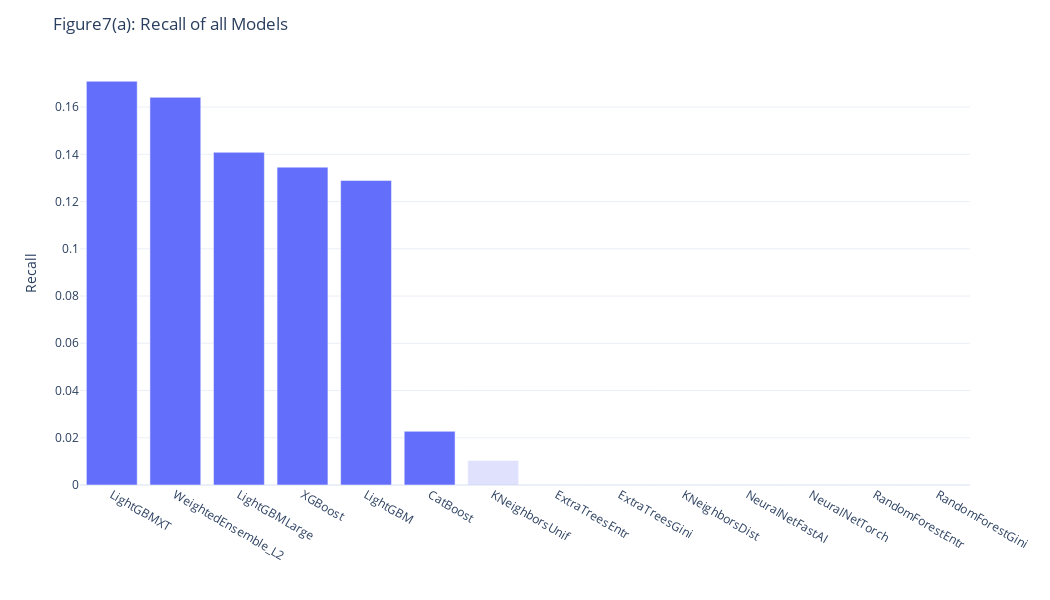

Notebook source saved alongside this figure:
### Markdown cell above
## Experiment1

::: {.panel-tabset}
#### Recall

### Code cell
figs['실험1모델비교REC'].layout['title']['text']='Figure7(a): Recall of all Models'
figs['실험1모델비교REC'].layout['width']=1050
figs['실험1모델비교REC'].layout['height']=600
figs['실험1모델비교REC']

### Figure 1 — Plotly figure (JSON) as saved in the notebook; plotly's stock layout.template omitted (floating-point values rounded to 4 significant figures)
{"data": [{"alignmentgroup": "True", "hovertemplate": "Top6=True<br>Method=%{x}<br>Value=%{y}<extra></extra>", "legendgroup": "True", "marker": {"color": "#636efa", "pattern": {"shape": ""}}, "name": "True", "offsetgroup": "True", "orientation": "v", "showlegend": false, "textposition": "auto", "type": "bar", "x": ["LightGBMXT", "WeightedEnsemble_L2", "LightGBMLarge", "XGBoost", "LightGBM", "CatBoost"], "xaxis": "x", "y": [0.1709, 0.1641, 0.1409, 0.1346, 0.129, 0.02273], "yaxis": "y"}, {"alignmentgroup": "True", "hovertemplate": "Top6=False<br>Method=%{x}<br>Value=%{y}<extra></extra>", "legendgroup": "False", "marker": {"color": "#636efa", "opacity": 0.2, "pattern": {"shape": ""}}, "name": "False", "offsetgroup": "False", "orientation": "v", "showlegend": false, "textposition": "auto", "type": "bar", "x": ["KNeighborsUnif", "ExtraTreesEntr", "ExtraTreesGini", "KNeighborsDist", "NeuralNetFastAI", "NeuralNetTorch", "RandomForestEntr", "RandomForestGini"], "xaxis": "x", "y": [0.01042, 0, 0, 0, 0, 0, 0, 0], "yaxis": "y"}], "layout": {"barmode": "relative", "height": 600, "legend": {"title": {"text": "Top6"}, "tracegroupgap": 0}, "margin": {"t": 60}, "title": {"text": "Figure7(a): Recall of all Models"}, "width": 1050, "xaxis": {"anchor": "y", "autorange": true, "domain": [0, 1], "range": [-0.5, 13.5], "title": {"text": ""}, "type": "category"}, "yaxis": {"anchor": "x", "autorange": true, "domain": [0, 1], "range": [0, 0.1799], "title": {"text": "Recall"}, "type": "linear"}}}
